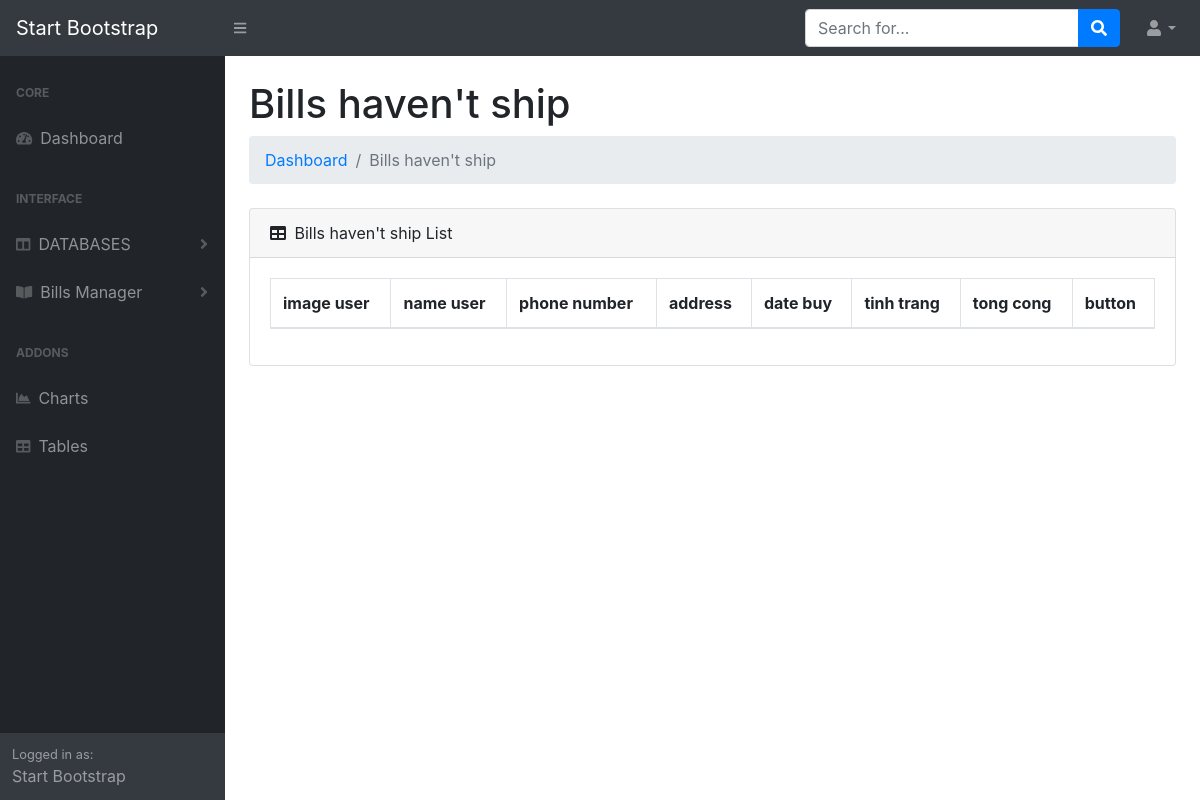
The page /admin-test/bills.php on the database as committed earlier.
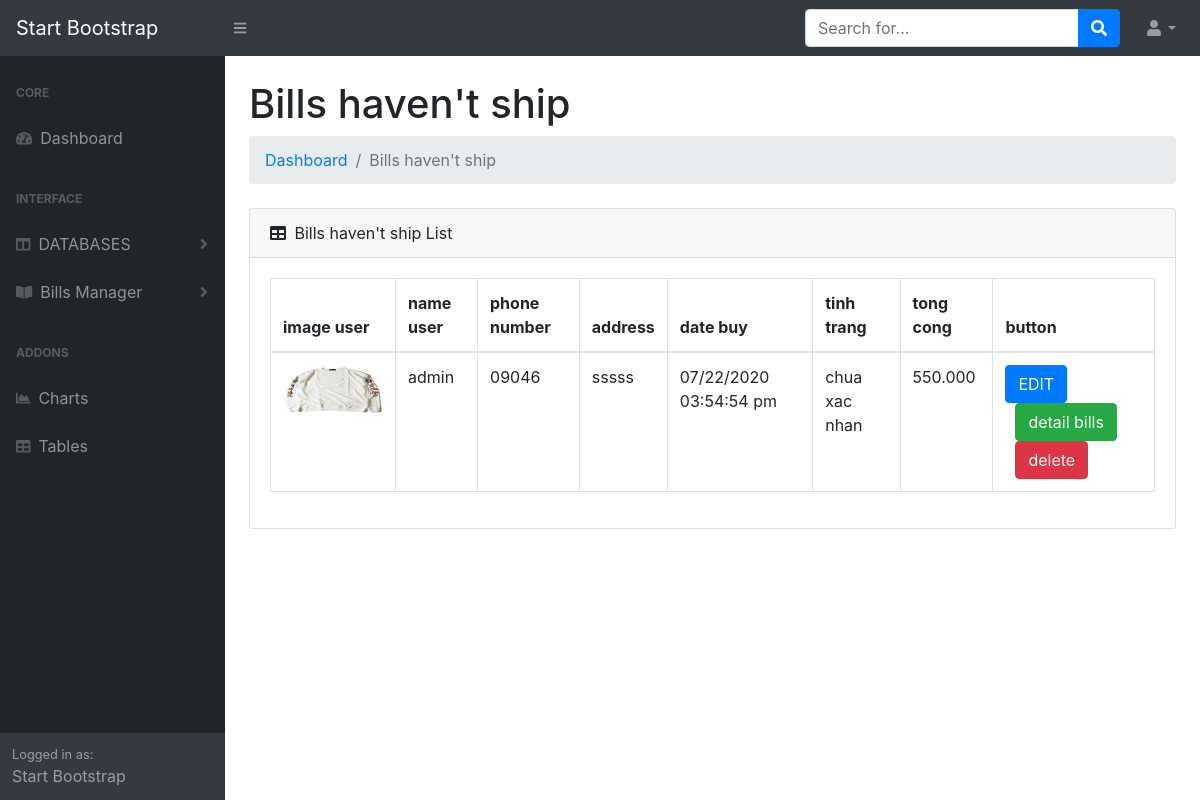
The same page on the database as committed later.
### tables this page shows
CREATE TABLE `hoadon` (
  `MaHD` int(11) NOT NULL,
  `id_user` int(11) NOT NULL,
  `sdt` varchar(255) NOT NULL,
  `address` varchar(255) NOT NULL,
  `tinhtrang` int(11) NOT NULL,
  `date` varchar(255) NOT NULL,
  `total` int(11) NOT NULL
);

CREATE TABLE `users` (
  `id` int(4) NOT NULL,
  `name` varchar(255) NOT NULL,
  `image` varchar(255) NOT NULL,
  `address` varchar(255) DEFAULT NULL,
  `phoneNumber` varchar(255) DEFAULT NULL
);

### controllers/BillsCtr.php (called while the page is built, shortened)
<?php
include_once("../models/BillsMdl.php");
class BillsCtr{
    public function getBills($tt){
        $BillsMdl=new BillsMdl();
        $array = $BillsMdl->getBills($tt);
        include_once('../views/admin/Bills.php');
    }
}
?>

### models/BillsMdl.php (called while the page is built, shortened)
<?php
include_once("DataProvider.php");
class BillsMdl{
    public function getBills($tt){
        $db=new DataProvider();
        $sql="SELECT users.name, users.image, hoadon.MaHD, hoadon.sdt, hoadon.address, hoadon.date, hoadon.tinhtrang, hoadon.total FROM `hoadon` INNER JOIN users ON hoadon.id_user=users.id WHERE tinhtrang='$tt'";
        $array=$db->FetchAll($sql);
        return $array;
    }
}
?>

### models/DataProvider.php (called while the page is built, shortened)
<?php
class DataProvider
{
	private $link;
	function __construct()
	{
		$this->link=mysqli_connect("localhost","root","","sellclothes");
	}
	function ExecuteQuery($sql)
	{
		mysqli_query($this->link,"set names 'utf8'");
		return mysqli_query($this->link, $sql);
	}
	function FetchAll($sql)
	{
		$result=$this->ExecuteQuery($sql);
		$arr=array();
		while($row=mysqli_fetch_assoc($result))
		{
			$arr[]=$row;
		}
		return $arr;
	}
}
?>

### views/admin/Bills.php (the view)
<?php
    foreach($array as $item){
        @$p=number_format($item['total'],0,",",".");
        $check=$item['tinhtrang'];
        if($check==0)$check = 'chua xac nhan';
        else $check= 'da xac nhan';
        echo "<tr>";
        echo "<td ><img src='../image/image-user/$item[image]' class='image' style='width:100px; height:50px' ></td>";
            echo "<td class='name'>$item[name]</td>";
            echo "<td class='sdt'>$item[sdt]</td>";
            echo "<td class='address'>$item[address]</td>";
            echo "<td class='date'>$item[date]</td>";
            echo "<td class='tinhtrang' data-value='$item[tinhtrang]'>$check</td>";
            echo "<td class='total'>$p</td>";
            echo "<td><button class='btn-edit btn btn-primary' data-mahd=$item[MaHD] data-toggle='modal' data-target='#exampleModal'>EDIT</button>";
            echo "<a href='chitiet_hoadon.php?MaHD=$item[MaHD]'><button class='btn-detail btn btn-success' style='margin-left:10px' >detail bills</button></a> ";
            echo "<a href='?tt=$_GET[tt]&&action=delete&&MaHD=$item[MaHD]'><button class='btn-delete btn btn-danger' style='margin-left:10px' >delete</button></td> ";
        echo "</tr>";
    }
?>

Rows that differ between the two databases and show on the page:
added hoadon: id_user.image (picture), id_user.name "admin", sdt "09046", address "sssss", date "07/22/2020 03:54:54 pm", tinhtrang "chua xac nhan", total "550.000"
